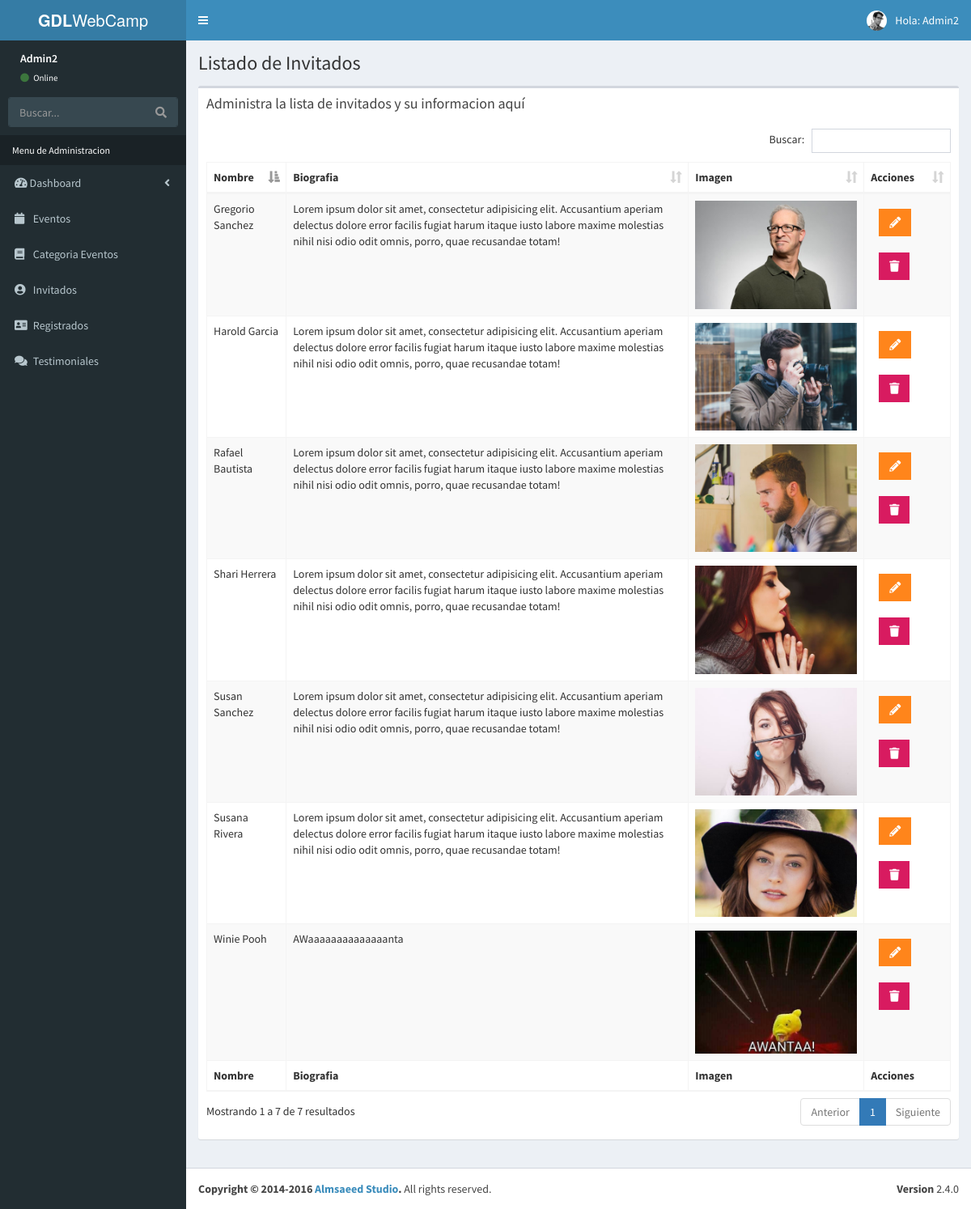
The page /admin/lista-invitados.php (signed in) on the database its author committed.
### tables this page shows
CREATE TABLE `invitados` (
  `invitado_id` tinyint(4) NOT NULL,
  `nombre_invitado` varchar(30) NOT NULL,
  `apellido_invitado` varchar(30) NOT NULL,
  `descripcion` text NOT NULL,
  `url` varchar(50) NOT NULL,
  `editado` datetime NOT NULL
);

### admin/lista-invitados.php (the view, shortened to what this page needs)
<?php include_once 'funciones/sesiones.php';
      include_once 'funciones/funciones.php';
      include_once 'templates/header.php';
      include_once 'templates/barra.php';
      include_once 'templates/navegacion.php';
      ?>
  <div class="content-wrapper">
    <section class="content-header">
      <h1>
        Listado de Invitados
      </h1>
    </section>
    <section class="content">
      <div class="row">
        <div class="col-xs-12">
          <div class="box">
            <div class="box-header">
              <h3 class="box-title">Administra la lista de invitados y su informacion aquí</h3>
            </div>
            <div class="box-body">
              <table id="registros" class="table table-bordered table-striped">
                <thead>
                <tr>
                  <th>Nombre</th>
                  <th>Biografia</th>
                  <th>Imagen</th>
                  <th>Acciones</th>
                </tr>
                </thead>
                <tbody>
                  <?php
                  try {
                     $sql="SELECT * from invitados";
                     $resultado=$conn->query($sql);
                   } catch (Exception $e) {
                     $error=$e->getMessage();
                     echo $error;
                   }
                   while($invitado=$resultado->fetch_assoc()){?>
                      <tr>
                        <td><?php echo $invitado['nombre_invitado']." ".$invitado['apellido_invitado']; ?></td>
                        <td><?php echo $invitado['descripcion']; ?></td>
                        <td><img src="../img/invitados/<?php echo $invitado['url'] ?>" width="200"></td>
                        <td>
                          <a href="editar-invitado.php?id=<?php echo $invitado['invitado_id']; ?>" class="btn bg-orange btn-flat margin">
                            <i class="fas fa-pencil-alt"></i>
                          </a>
                          <a href="#" data-id="<?php echo $invitado['invitado_id']; ?>" data-tipo="invitado" class="btn bg-maroon btn-flat margin borrar-registro">
                            <i class="fa fa-trash"></i>
                          </a>
                        </td>
                      </tr>
                  <?php } ?>
                </tbody>
                <tfoot>
                <tr>
                  <th>Nombre</th>
                  <th>Biografia</th>
                  <th>Imagen</th>
                  <th>Acciones</th>
                </tr>
                </tfoot>
              </table>
            </div>
          </div>
        </div>
      </div>
    </section>
  </div>
<?php include_once 'templates/footer.php'; ?>

### admin/templates/header.php (shortened to what this page needs)
<!DOCTYPE html>
<html lang="es">
<head>
  <link rel="stylesheet" href="css/bootstrap.min.css">
  <link rel="stylesheet" href="css/font-awesome.min.css">
  <link rel="stylesheet" href="css/ionicons.min.css">
  <link rel="stylesheet" type="text/css" href="css/dataTables.bootstrap.min.css">
  <link rel="stylesheet" href="css/AdminLTE.min.css">
  <link rel="stylesheet" href="css/skins/_all-skins.min.css">
  <link rel="stylesheet" href="css/sweetalert2.min.css">
  <link rel="stylesheet" href="css/admin.css">
  <link rel="stylesheet" href="css/bootstrap-datepicker.min.css">
  <link rel="stylesheet" href="css/select2.min.css">
  <link rel="stylesheet" href="css/bootstrap-timepicker.min.css">
  <link rel="stylesheet" href="css/fontawesome-iconpicker.min.css">
  <link rel="stylesheet" href="css/icheck.css">
  <link rel="stylesheet" href="css/morris.css">
  <link href="https://use.fontawesome.com/releases/v5.5.0/css/all.css" rel="stylesheet">
</head>

### admin/templates/barra.php (shortened to what this page needs)
<body class="hold-transition skin-blue sidebar-mini">
<div class="wrapper">
  <header class="main-header">
    <a href="../index.php" class="logo">
      <span class="logo-lg"><b>GDL</b>WebCamp</span>
    </a>
    <nav class="navbar navbar-static-top">
      <a href="#" class="sidebar-toggle" data-toggle="push-menu" role="button">
      </a>
      <div class="navbar-custom-menu">
        <ul class="nav navbar-nav">
          <li class="dropdown user user-menu">
            <a href="#" class="dropdown-toggle" data-toggle="dropdown">
              <img src="img/user2-160x160.jpg" class="user-image" alt="User Image">
              <span class="hidden-xs">Hola: <?php echo $_SESSION['nombre']; ?></span>
            </a>
          </li>
        </ul>
      </div>
    </nav>
  </header>

### admin/templates/navegacion.php (shortened to what this page needs)
<aside class="main-sidebar">
  <section class="sidebar">
    <div class="user-panel">
      <div class="info">
        <p><?php echo $_SESSION['nombre']; ?></p>
        <a href="#"><i class="fa fa-circle text-success"></i> Online</a>
      </div>
    </div>
    <form action="#" method="get" class="sidebar-form">
      <div class="input-group">
        <input type="text" name="q" class="form-control" placeholder="Buscar...">
        <span class="input-group-btn">
              <button type="submit" name="search" id="search-btn" class="btn btn-flat"><i class="fa fa-search"></i>
              </button>
            </span>
      </div>
    </form>
    <ul class="sidebar-menu" data-widget="tree">
      <li class="header">Menu de Administracion</li>
      <li class="treeview">
        <a href="#">
          <i class="fas fa-tachometer-alt"></i> <span>Dashboard</span>
          <span class="pull-right-container">
            <i class="fa fa-angle-left pull-right"></i>
          </span>
        </a>
      </li>
      <li class="treeview">
        <a href="#">
          <i class="fa fa-calendar"></i>
          <span>Eventos</span>
        </a>
      </li>
      <li class="treeview">
        <a href="#">
          <i class="fa fa-book"></i>
          <span>Categoria Eventos</span>
        </a>
      </li>
      <li class="treeview">
        <a href="#">
          <i class="fa fa-user-circle"></i>
          <span>Invitados</span>
        </a>
      </li>
      <li class="treeview">
        <a href="#">
          <i class="fa fa-address-card"></i>
          <span>Registrados</span>
        </a>
      </li>
      <li class="treeview">
        <a href="#">
          <i class="fa fa-comments"></i>
          <span>Testimoniales</span>
        </a>
      </li>
    </ul>
  </section>
</aside>

### admin/templates/footer.php (shortened to what this page needs)
 <footer class="main-footer">
    <div class="pull-right hidden-xs">
      <b>Version</b> 2.4.0
    </div>
    <strong>Copyright &copy; 2014-2016 <a href="https://adminlte.io">Almsaeed Studio</a>.</strong> All rights
    reserved.
  </footer>
</div>
</body>
</html>

### admin/css/admin.css (style rules this page uses)
.user-panel { height: 60px; }
.user-panel>.info { position: relative; left:auto; }
.skin-blue .sidebar-menu>li.header { color: white; }

### rows shown on the page
invitados: nombre_invitado "Rafael", apellido_invitado "Bautista", descripcion "Lorem ipsum dolor sit amet, consectetur adipisicing elit. Accusantium aperiam delectus dolore error facilis fugiat harum itaque iusto labore maxime molestias nihil nisi odio odit omnis, porro, quae recusandae totam!", url (picture)
invitados: nombre_invitado "Shari", apellido_invitado "Herrera", descripcion "Lorem ipsum dolor sit amet, consectetur adipisicing elit. Accusantium aperiam delectus dolore error facilis fugiat harum itaque iusto labore maxime molestias nihil nisi odio odit omnis, porro, quae recusandae totam!", url (picture)
invitados: nombre_invitado "Gregorio", apellido_invitado "Sanchez", descripcion "Lorem ipsum dolor sit amet, consectetur adipisicing elit. Accusantium aperiam delectus dolore error facilis fugiat harum itaque iusto labore maxime molestias nihil nisi odio odit omnis, porro, quae recusandae totam!", url (picture)
invitados: nombre_invitado "Susana", apellido_invitado "Rivera", descripcion "Lorem ipsum dolor sit amet, consectetur adipisicing elit. Accusantium aperiam delectus dolore error facilis fugiat harum itaque iusto labore maxime molestias nihil nisi odio odit omnis, porro, quae recusandae totam!", url (picture)
invitados: nombre_invitado "Harold", apellido_invitado "Garcia", descripcion "Lorem ipsum dolor sit amet, consectetur adipisicing elit. Accusantium aperiam delectus dolore error facilis fugiat harum itaque iusto labore maxime molestias nihil nisi odio odit omnis, porro, quae recusandae totam!", url (picture)
invitados: nombre_invitado "Susan", apellido_invitado "Sanchez", descripcion "Lorem ipsum dolor sit amet, consectetur adipisicing elit. Accusantium aperiam delectus dolore error facilis fugiat harum itaque iusto labore maxime molestias nihil nisi odio odit omnis, porro, quae recusandae totam!", url (picture)
invitados: nombre_invitado "Winie", apellido_invitado "Pooh", descripcion "AWaaaaaaaaaaaaaanta", url (picture)

### other values the page prints
$_SESSION['nombre'] "Admin2"
